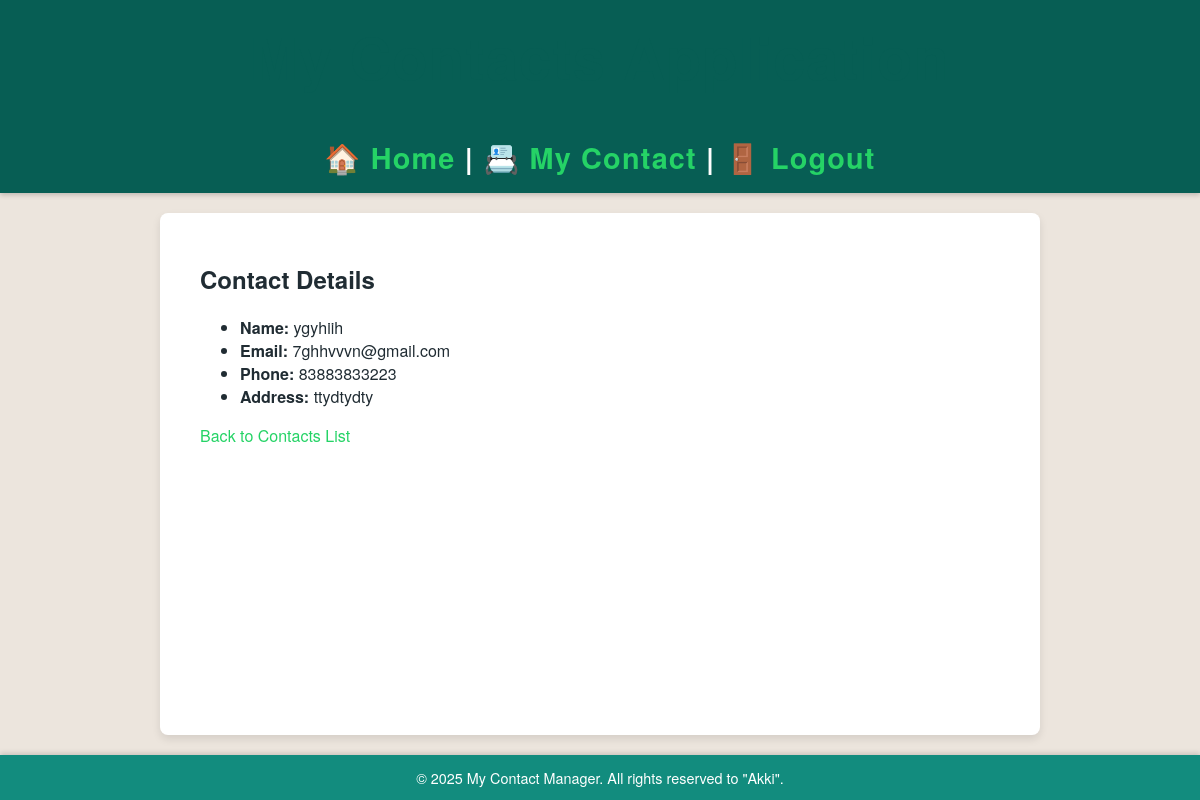
The page /contacts/view/7/ (signed in) on the database as committed earlier.
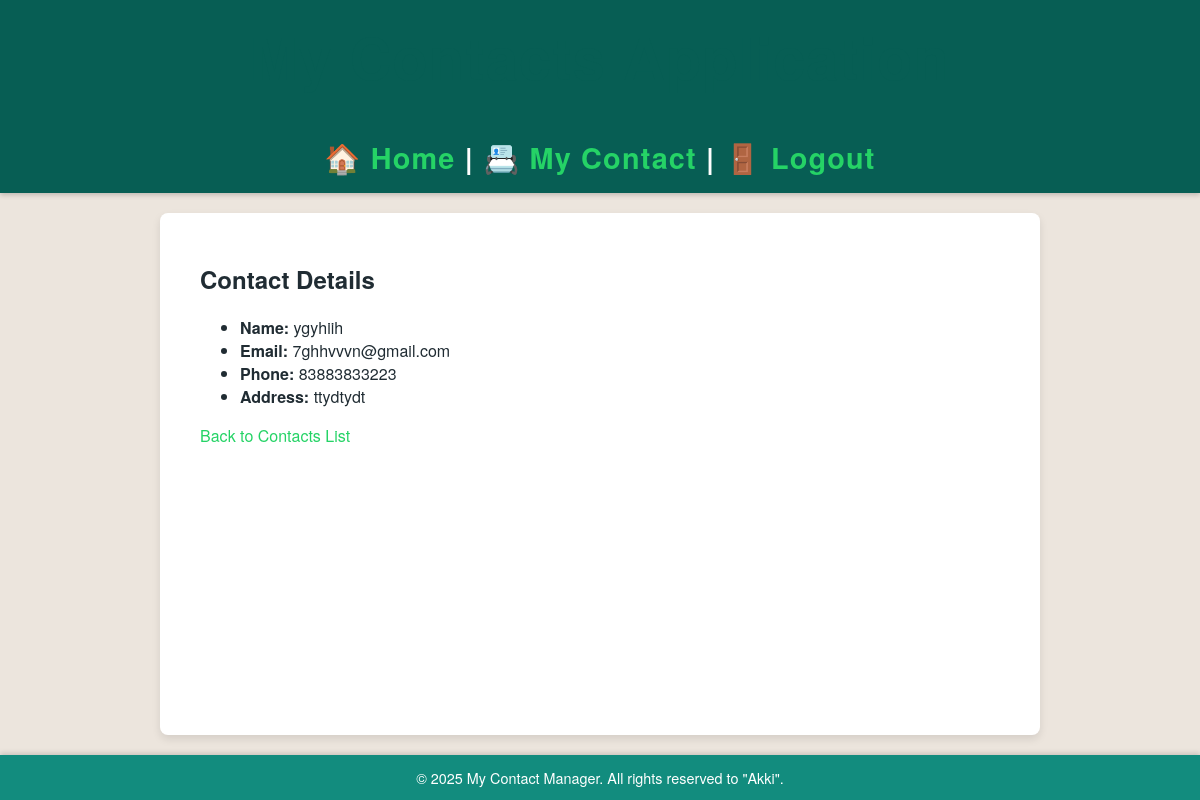
The same page on the database as committed later.
### contacts/models.py (models this page shows, shortened)
class Contact(models.Model):
    user = models.ForeignKey(User, on_delete=models.CASCADE)
    name = models.CharField(max_length=100)
    phone = models.CharField(max_length=20)
    email = models.EmailField(blank=True)
    address = models.TextField(blank=True)

### contacts/views.py (the view)
# urls.py: path('view/<int:contact_id>/', views.contact_detail, name='detail'),
@login_required
def contact_detail(request, contact_id):
    contact = get_object_or_404(Contact, id=contact_id)
    return render(request, 'contacts/contact_detail.html', {'contact': contact})

### templates/contacts/contact_detail.html (shortened to what this page needs)
{% extends 'base.html' %}
{% block content %}
<h2>Contact Details</h2>
<ul>
  <li><strong>Name:</strong> {{ contact.name }}</li>
  <li><strong>Email:</strong> {{ contact.email }}</li>
  <li><strong>Phone:</strong> {{ contact.phone }}</li>
  <li><strong>Address:</strong> {{ contact.address }}</li>
</ul>
<a href="{% url 'contacts:list' %}">Back to Contacts List</a>
{% endblock %}

Rows that differ between the two databases and show on the page:
changed Contact "ygyhiih": address "ttydtydty" → "ttydtydt"
